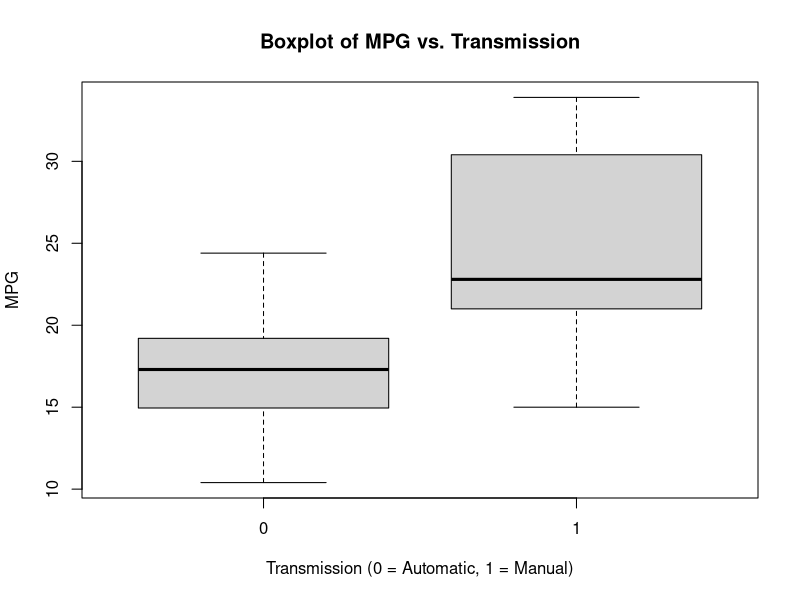

This chart was generated by the following R code:
## ---- chunk 1

data("mtcars")

mtcars$cyl <- as.factor(mtcars$cyl)
mtcars$vs <- as.factor(mtcars$vs)
mtcars$am <- factor(mtcars$am)
mtcars$gear <- factor(mtcars$gear)
mtcars$carb <- factor(mtcars$carb)
attach(mtcars)

## ---- chunk 2

boxplot(mtcars$mpg ~ mtcars$am, xlab="Transmission (0 = Automatic, 1 = Manual)", ylab="MPG",
        main="Boxplot of MPG vs. Transmission")

## ---- chunk 3

fit <- aov(mpg ~ factor(am), data=mtcars)

TukeyHSD(fit)

## ---- chunk 4

sec_final_mod <- lm(mpg ~ cyl + hp + wt + am + cyl:hp + wt:am, data = mtcars)

drop1(sec_final_mod, test="F")

final_mod <- lm(mpg ~ cyl + hp + wt + am + wt:am, data = mtcars)

anova(final_mod, sec_final_mod)

